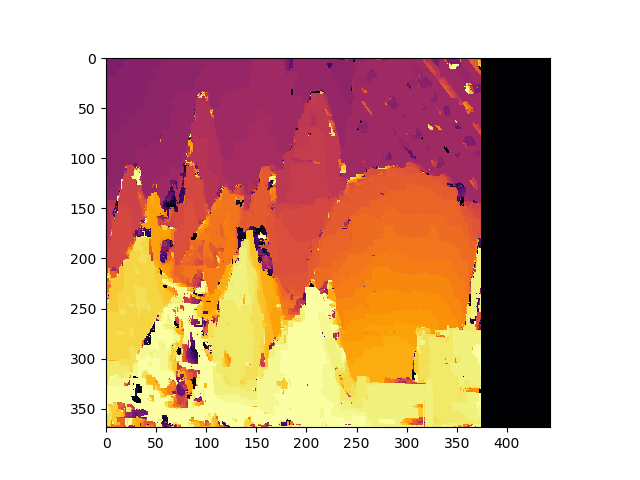

Python code for this plot:
import matplotlib.pyplot as plt
import numpy as np
import time

INTMAX = 99999999


def get_patches(image):
    height, width = image.shape
    patches = np.zeros((height-2, width-2, 5, 5))
    for x in range(2, height-2):
        for y in range(2, width-2):
            patches[x-1][y-1] = image[x-2:x+3, y-2:y+3]
    return patches


class PatchMatch:
    def __init__(self, left_path='left.png', right_path='right.png', output_path='patchMatch.png'):
        self.output_path = output_path

        self.left_img = plt.imread(left_path)
        self.right_img = plt.imread(right_path)

        self.left_grey = np.mean(self.left_img, axis=2)
        self.right_grey = np.mean(self.right_img, axis=2)
        self.imgHeight, self.imgWidth = np.shape(self.right_grey)

        self.left_patches = get_patches(self.left_grey)
        self.right_patches = get_patches(self.right_grey)
        self.offsets = self.initialize_offsets()
        self.new_offsets = self.offsets.copy()

    def initialize_offsets(self):
        offsets = np.zeros((self.right_patches.shape[0], self.right_patches.shape[1]), dtype=int).T
        for i, row in enumerate(offsets[:-1]):
            row += np.random.randint(0, high=min(self.right_patches.shape[1]-i-1, 50), size=row.shape)
        return offsets.T

    def patch_distance_error(self, x, y, offset):
        if y+offset >= self.right_patches.shape[1]:
            return INTMAX
        right_patch = self.right_patches[x][y]
        left_patch = self.left_patches[x][y+offset]
        distance_error = np.sum(np.square(right_patch-left_patch))
        return distance_error

    def propagate_patch(self, x, y):
        offset_args = [self.offsets[x][y],
                       self.offsets[x-1][y],
                       self.offsets[x][y-1],
                       self.offsets[x+1][y],
                       self.offsets[x][y+1]]
        distance_errors = [self.patch_distance_error(x, y, offset_arg) for offset_arg in offset_args]
        best_offset = offset_args[int(np.argmin(distance_errors))]
        self.new_offsets[x][y] = best_offset

    def propagate(self):
        for x in np.arange(1, np.shape(self.right_patches)[0]-1):
            for y in np.arange(1, np.shape(self.right_patches)[1]-1):
                self.propagate_patch(x, y)
        self.offsets = self.new_offsets.copy()

    def random_search(self):
        radius = 50
        while radius > 0:
            for x, row in enumerate(self.offsets):
                for y, offset in enumerate(row[:-1]):
                    new_offset = np.random.randint(max(0, offset-radius),
                                                   high=min(self.right_patches.shape[1]-y-1, 50, offset+radius))
                    if self.patch_distance_error(x, y, offset) > self.patch_distance_error(x, y, new_offset):
                        self.offsets[x][y] = new_offset
            radius = int(radius/4)

    def visualize(self, outfile='patchMatch.png'):
        plt.imshow(np.abs(self.offsets), cmap="inferno")
        plt.savefig('patchMatch.png')

    def train(self, iterations):
        for i in range(1, iterations+1):
            print("Loop:", i)
            print("Propagating...")
            self.propagate()
            print("Searching...")
            self.random_search()


if __name__ == "__main__":
    # Start a timer
    tic = time.process_time()

    # Calculate Map
    patch_match = PatchMatch()
    patch_match.train(4)
    patch_match.visualize()

    # Display compute time.
    toc = time.process_time()
    elapsed = toc - tic
    print("Calculating disparity map took {0:.2f} min.\n".format(elapsed / 60.0))
